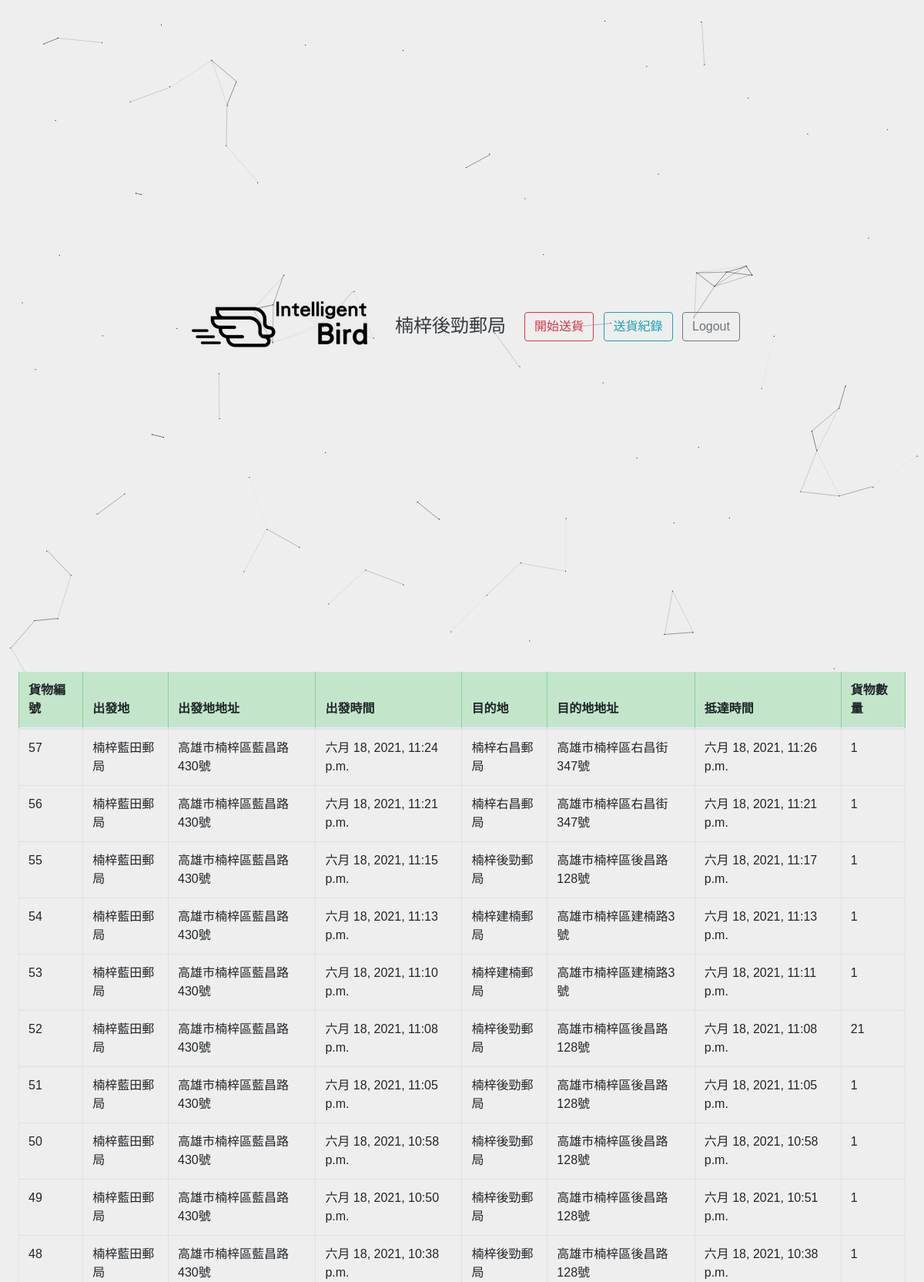
Page /record (signed in, upper part) on the committed database.
### drone/models.py (models this page shows)
class mailOffices(models.Model):
    name = models.CharField(max_length=150) #郵局名稱
    password = models.TextField(blank=True, null=True) #郵局登入密碼
    email = models.CharField(max_length=150) #郵局email
    city = models.CharField(max_length=30) #郵局地址的縣市
    region = models.CharField(max_length=30) #郵局地址的區
    address = models.CharField(max_length=150) #郵局地址的里等等

class packages(models.Model):
    dest_office = models.ForeignKey(mailOffices, on_delete=models.CASCADE,related_name="destination") #每次送貨會有對應的目的地郵局
    source_office = models.ForeignKey(mailOffices, on_delete=models.CASCADE,related_name="source") #每次送貨會有對應的出發地郵局
    counts = models.IntegerField(null=False, default=0) #每次貨物的數量
    taken = models.BooleanField(default=False) #是否被拿取了
    deliver = models.DateTimeField(default=timezone.now) #送出貨物的時間
    arrived = models.DateTimeField(default=timezone.now) #簽收貨物的時間
    class Meta:
        ordering = ['-id']

### drone/views.py (the view)
# urls.py: path('record',dviews.record),
def record(req):
    name = req.session.get('name',False)
    if name:
        record = packages.objects.filter()
        return render(req,"record.html",{"pList":record,"name":req.session['name']})
    else:
        return HttpResponseRedirect("/")

### templates/record.html (shortened to what this page needs)
<!DOCTYPE html>
<html lang="en">
<head>
    {% include 'required.html' %}
    {% include 'nav.html' %}
    <link rel="stylesheet" href="/statics/css/record.css">
</head>
<body>
    <div class="wrapper w-100 p-4" style="height: 85vh;">
        <div class="table-wrapper-scroll-y my-custom-scrollbar">
            <table class="table table-bordered" style="max-height: 10vh; ">
                <thead style="position: sticky; top: 0;">
                    <tr class="table-success">
                        <th scope="col">貨物編號</th>
                        <th scope="col">出發地</th>
                        <th scope="col">出發地地址</th>
                        <th scope="col">出發時間</th>
                        <th scope="col">目的地</th>
                        <th scope="col">目的地地址</th>
                        <th scope="col">抵達時間</th>
                        <th scope="col">貨物數量</th>
                    </tr>
                </thead>
                <tbody>
                    {% for p in pList %}
                    <tr>
                        <td>{{p.id}}</td>
                        <td>{{p.source_office.name}}</td>
                        <td>{{p.source_office.city}}{{p.source_office.region}}{{p.source_office.address}}</td>
                        <td>{{p.deliver}}</td>
                        <td>{{p.dest_office.name}}</td>
                        <td>{{p.dest_office.city}}{{p.dest_office.region}}{{p.dest_office.address}}</td>
                        <td>{{p.arrived}}</td>
                        <td>{{p.counts}}</td>
                    </tr>
                    {% endfor %}
                </tbody>
            </table>
        </div>
    </div>
</body>
</html>

### templates/nav.html (shortened to what this page needs)
<nav class="navbar navbar-expand-lg" style="height: 15vh;">
  <div class="collapse navbar-collapse justify-content-center align-items-center" id="navbarText">
    <a class="d-flex justify-content-center align-items-center mr-3" href="/"><img src="/statics/images/rsz.png"
        class="mb-2" alt=""></a>
    <ul class="navbar-nav mr-3">
      {% if name %}
      <li class="nav-item">
        <p class="text-dark h5 nav-link mb-0" style="font-size: 1.5rem;">{{name}}</p>
      </li>
      {% endif %}
    </ul>
    <span class="navbar-text">
      {% if name %}
      <a href="/plan"><button type="button" class="btn btn-outline-danger mr-2">開始送貨</button></a>
      <button type="button" class="btn btn-outline-info mr-2" id="record">送貨紀錄</button>
      <button type="button" class="btn btn-outline-secondary" onclick="logout()">Logout</button>
      {% endif %}
    </span>
  </div>
</nav>

### statics/css/common.css (style rules this page uses)
body { font-family: "Noto Sans TC", sans-serif; }
.wrapper { display: flex; height: 85vh; width: 99vw; align-items: center; overflow: auto; flex-direction: column; }

### statics/css/record.css (style rules this page uses)
.my-custom-scrollbar { position: relative; height: 75vh; overflow: auto; }
.table-wrapper-scroll-y { display: block; }

### rows in the picture
mailOffices: name "楠梓後勁郵局"
packages: id "57", source_office.name "楠梓藍田郵局", source_office.city "高雄市", source_office.region "楠梓區", source_office.address "藍昌路430號", deliver "六月 18, 2021, 11:24 p.m.", dest_office.name "楠梓右昌郵局", dest_office.city "高雄市", dest_office.region "楠梓區", dest_office.address "右昌街347號", arrived "六月 18, 2021, 11:26 p.m.", counts "1"
packages: id "56", source_office.name "楠梓藍田郵局", source_office.city "高雄市", source_office.region "楠梓區", source_office.address "藍昌路430號", deliver "六月 18, 2021, 11:21 p.m.", dest_office.name "楠梓右昌郵局", dest_office.city "高雄市", dest_office.region "楠梓區", dest_office.address "右昌街347號", arrived "六月 18, 2021, 11:21 p.m.", counts "1"
packages: id "55", source_office.name "楠梓藍田郵局", source_office.city "高雄市", source_office.region "楠梓區", source_office.address "藍昌路430號", deliver "六月 18, 2021, 11:15 p.m.", dest_office.name "楠梓後勁郵局", dest_office.city "高雄市", dest_office.region "楠梓區", dest_office.address "後昌路128號", arrived "六月 18, 2021, 11:17 p.m.", counts "1"
packages: id "54", source_office.name "楠梓藍田郵局", source_office.city "高雄市", source_office.region "楠梓區", source_office.address "藍昌路430號", deliver "六月 18, 2021, 11:13 p.m.", dest_office.name "楠梓建楠郵局", dest_office.city "高雄市", dest_office.region "楠梓區", dest_office.address "建楠路3號", arrived "六月 18, 2021, 11:13 p.m.", counts "1"
packages: id "53", source_office.name "楠梓藍田郵局", source_office.city "高雄市", source_office.region "楠梓區", source_office.address "藍昌路430號", deliver "六月 18, 2021, 11:10 p.m.", dest_office.name "楠梓建楠郵局", dest_office.city "高雄市", dest_office.region "楠梓區", dest_office.address "建楠路3號", arrived "六月 18, 2021, 11:11 p.m.", counts "1"
packages: id "52", source_office.name "楠梓藍田郵局", source_office.city "高雄市", source_office.region "楠梓區", source_office.address "藍昌路430號", deliver "六月 18, 2021, 11:08 p.m.", dest_office.name "楠梓後勁郵局", dest_office.city "高雄市", dest_office.region "楠梓區", dest_office.address "後昌路128號", arrived "六月 18, 2021, 11:08 p.m.", counts "21"
packages: id "51", source_office.name "楠梓藍田郵局", source_office.city "高雄市", source_office.region "楠梓區", source_office.address "藍昌路430號", deliver "六月 18, 2021, 11:05 p.m.", dest_office.name "楠梓後勁郵局", dest_office.city "高雄市", dest_office.region "楠梓區", dest_office.address "後昌路128號", arrived "六月 18, 2021, 11:05 p.m.", counts "1"
packages: id "50", source_office.name "楠梓藍田郵局", source_office.city "高雄市", source_office.region "楠梓區", source_office.address "藍昌路430號", deliver "六月 18, 2021, 10:58 p.m.", dest_office.name "楠梓後勁郵局", dest_office.city "高雄市", dest_office.region "楠梓區", dest_office.address "後昌路128號", arrived "六月 18, 2021, 10:58 p.m.", counts "1"
packages: id "49", source_office.name "楠梓藍田郵局", source_office.city "高雄市", source_office.region "楠梓區", source_office.address "藍昌路430號", deliver "六月 18, 2021, 10:50 p.m.", dest_office.name "楠梓後勁郵局", dest_office.city "高雄市", dest_office.region "楠梓區", dest_office.address "後昌路128號", arrived "六月 18, 2021, 10:51 p.m.", counts "1"
packages: id "48", source_office.name "楠梓藍田郵局", source_office.city "高雄市", source_office.region "楠梓區", source_office.address "藍昌路430號", deliver "六月 18, 2021, 10:38 p.m.", dest_office.name "楠梓後勁郵局", dest_office.city "高雄市", dest_office.region "楠梓區", dest_office.address "後昌路128號", arrived "六月 18, 2021, 10:38 p.m.", counts "1"
